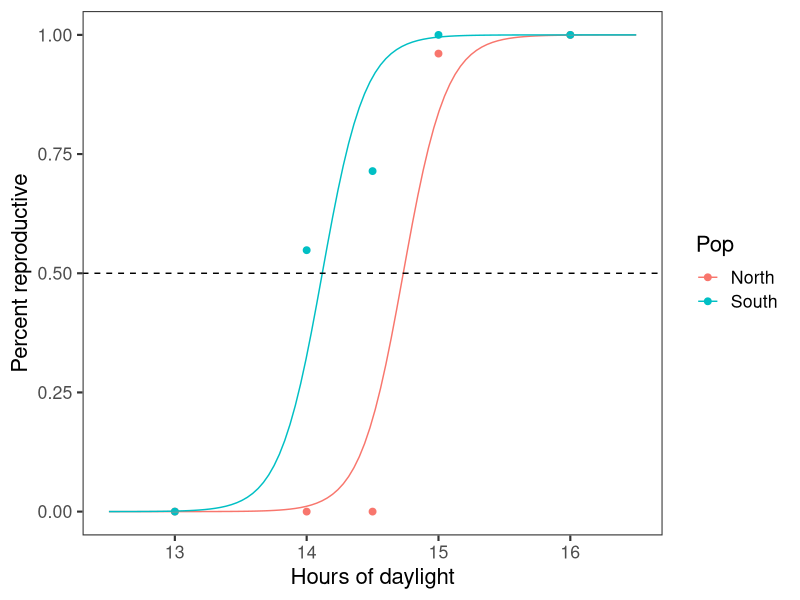

Recreate this plot in R.
# Aphalara photoperiod logistic regression

library(ggplot2)
library(dplyr)
dat <- read.csv("data/Aphalara_diapause_R.csv")

mod0 <- glm(cbind(Diap, Repro) ~ Treat, data = dat, family = binomial(link = "logit"))
mod1 <- glm(cbind(Diap, Repro) ~ Treat + Pop, data = dat, family = binomial(link = "logit"))
mod2 <- glm(cbind(Diap, Repro) ~ Treat * Pop, data = dat, family = binomial(link = "logit"))
AIC(mod0, mod1, mod2)
# fakedat <- data.frame(Pop = c("North", "North", "South", "South"),
#                       Treat = c(12, 17, 12, 17),
#                       Repro = c(0, 1000, 0, 1000),
#                       Diap = c(1000, 0, 1000, 0),
#                       fraction = c(0, 1, 0, 1))
# dat <- rbind(dat, fakedat)

datN <- dat %>% filter(Pop == "North")
modN <- glm(cbind(Diap, Repro) ~ Treat, data = datN, family = binomial(link = "logit"))

predN <- data.frame(Treat = rep(seq(12.5, 16.5, length.out = 100), 1), Pop = "North")
predN$pred <- predict(modN, predN, type = "response")             


datS <- dat %>% filter(Pop == "South")
modS <- glm(cbind(Diap, Repro) ~ Treat, data = datS, family = binomial(link = "logit"))
# coefs <- coef(modS)
predS <- data.frame(Treat = rep(seq(12.5, 16.5, length.out = 100), 1), Pop = "South")
predS$pred <- predict(modS, predS, type = "response")       
# predS$pred2 <- exp(coefs[1]+coefs[2]*predS$Treat)/(1+exp(coefs[1]+coefs[2]*predS$Treat))

preds <- rbind(predN, predS)


# best model has additive Pop by AIC, not interaction or omitted
mod <- glm(cbind(Diap, Repro) ~ Treat + Pop, data = dat, family = binomial(link = "logit"))
# coefs <- coef(modS)
pred <- data.frame(Treat = rep(seq(12.5, 16.5, length.out = 100), 2), Pop = c(rep("South", 100), rep("North", 100)))
pred$pred <- predict(mod, pred, type = "response")      



plt <- ggplot(dat, aes(x = Treat, y = fraction, group = Pop, color = Pop)) +
  geom_point(size = 2) +
  geom_line(data = pred, aes(x = Treat, y = 1 - pred, group = Pop, color = Pop)) +
  xlab("Hours of daylight") +
  ylab("Percent reproductive") + 
  theme_bw(base_size = 16) +
  geom_hline(yintercept = 0.5, linetype = "dashed") +
  theme(panel.grid.major = element_blank(), panel.grid.minor = element_blank())
plt




findInt <- function(model, value) {
  function(x) {
    predict(model, data.frame(Treat=x), type="response") - value
  }
}

uniroot(findInt(modS, .5), range(datS$Treat))$root
uniroot(findInt(modS, .95), range(datS$Treat))$root
uniroot(findInt(modS, .05), range(datS$Treat))$root

